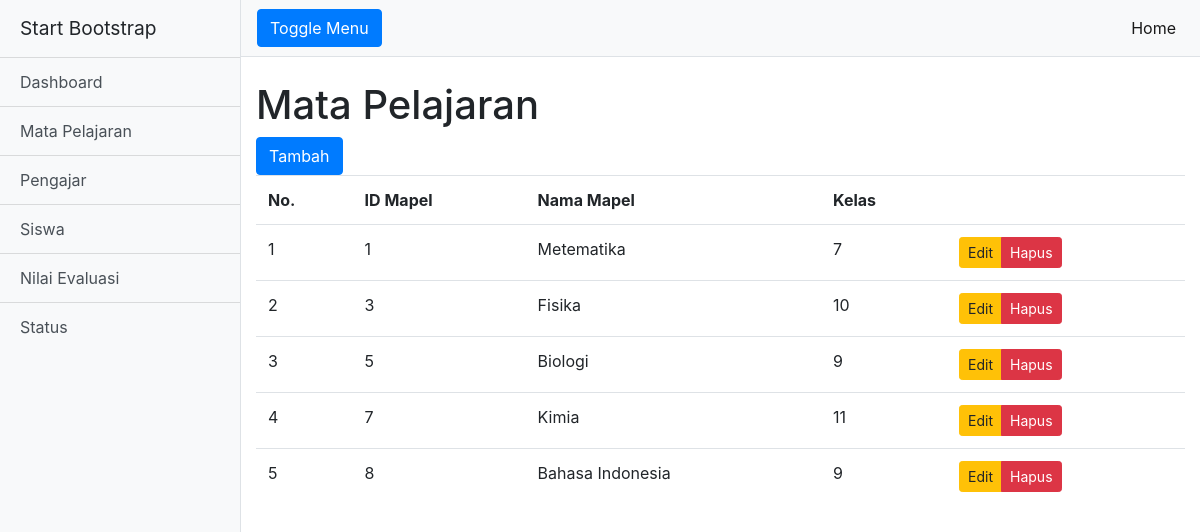
Page /index.php/mapel on the committed database.
### tables this page shows
CREATE TABLE `mapel` (
  `id_mapel` mediumint(8) UNSIGNED NOT NULL,
  `nama_mapel` tinytext NOT NULL,
  `kelas` int(3) UNSIGNED NOT NULL
);

### application/controllers/Mapel.php (called while the page is built, shortened)
<?php
class Mapel extends CI_Controller
{
    public $model = NULL;
    public function __construct(){
        $this->load->model('Mapel_model');
        $this->model = $this->Mapel_model;
    }
    public function index(){
        $rows = $this->model->read();
        $this->load->view('mapel_view', ['rows'=>$rows]);
    }
}

### index.php (called while the page is built, shortened)
<?php
require_once BASEPATH.'core/CodeIgniter.php';

### application/models/Mapel_model.php (called while the page is built, shortened)
<?php
class Mapel_model extends CI_Model
{
    public function read(){
        $sql = "SELECT * FROM mapel ORDER BY id_mapel";
        $query = $this->db->query($sql);
        return $query->result();
    }
}

### application/views/mapel_view.php (the view, shortened to what this page needs)
<!DOCTYPE html>
<html lang="en">
<body>
  <div class="d-flex" id="wrapper">
    <div id="page-content-wrapper">
      <nav class="navbar navbar-expand-lg navbar-light bg-light border-bottom">
        <button class="btn btn-primary" id="menu-toggle">Toggle Menu</button>
        <div class="collapse navbar-collapse" id="navbarSupportedContent">
          <ul class="navbar-nav ml-auto mt-2 mt-lg-0">
            <li class="nav-item active">
              <a class="nav-link" href="<?php base_url('/'); ?>">Home <span class="sr-only">(current)</span></a>
            </li>
          </ul>
        </div>
      </nav>
      <div class="container-fluid">
        <h1 class="mt-4">Mata Pelajaran</h1>
        <button type="button" onclick="javascript:top.location.href='mapel/create'" class="btn btn-primary">Tambah<i class="fa fa-pencil"></i></button>
        <table class="table table-hover">
                  <tr>
                    <th>No.</th>
                    <th>ID Mapel</th>
                    <th>Nama Mapel</th>
                    <th>Kelas</th>
                    <th></th>
                  </tr>
                  <?php
                    $i=1;
                    foreach ($rows as $row) {
                  ?>
                  <tr>
                    <td><?php echo $i++;?></td>
                    <td><?php echo $row->id_mapel;?></td>
                    <td><?php echo $row->nama_mapel;?></td>
                    <td><?php echo $row->kelas;?></td>
                    <td>
                      <div class="btn-group">
                        <button type="button" onclick="javascript:top.location.href='mapel/update/<?php echo $row->id_mapel; ?>'" class="btn btn-warning btn-sm">Edit<i class="fa fa-pencil"></i></button>
                        <button type="button" onclick="javascript:top.location.href='mapel/delete/<?php echo $row->id_mapel; ?>'" class="btn btn-danger btn-sm">Hapus<i class="fa fa-trash"></i></button>
                      </div>
                    </td>
                  </tr>
                  <?php } ?>
        </table>
      </div>
    </div>
  </div>
</body>
</html>

### css/simple-sidebar.css (style rules this page uses)
body { overflow-x: hidden; }
#page-content-wrapper { min-width: 100vw; }
@media (min-width: 768px) { #page-content-wrapper { min-width: 0; width: 100%; } }

### rows in the picture
mapel: id_mapel "1", nama_mapel "Metematika", kelas "7"
mapel: id_mapel "3", nama_mapel "Fisika", kelas "10"
mapel: id_mapel "5", nama_mapel "Biologi", kelas "9"
mapel: id_mapel "7", nama_mapel "Kimia", kelas "11"
mapel: id_mapel "8", nama_mapel "Bahasa Indonesia", kelas "9"
